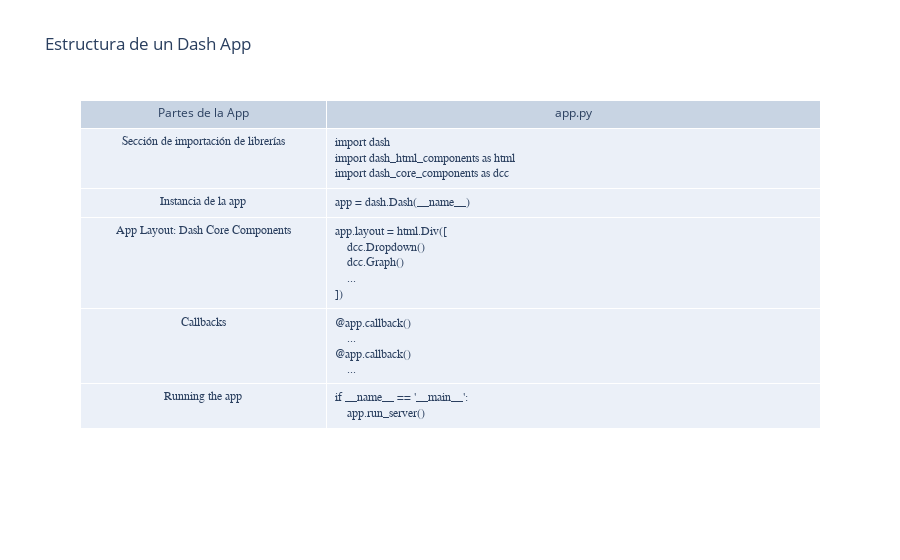

Notebook cell for this chart:
### Code cell
import plotly.graph_objects as go
app_code = [
    'import dash<br>import dash_html_components as html<br>import dash_core_components as dcc<br>',
    'app = dash.Dash(__name__)<br>',
    'app.layout = html.Div([<br>    dcc.Dropdown()<br>    dcc.Graph()<br>    ...<br>])',
    '@app.callback()<br>    ...<br>@app.callback()<br>    ...',
    "if __name__ == '__main__':<br>    app.run_server()"]

app_parts = [
    'Sección de importación de librerías', 
    'Instancia de la app',
    'App Layout: Dash Core Components',
    'Callbacks',
    'Running the app']

fig = go.Figure()
fig.add_table(header={'values': ['Partes de la App', 'app.py'], },
              cells={'values': [app_parts, app_code], 
                     'align':['center','left'],
                     'font': {'family': ['Arial', 'Courier']}},
              columnwidth=[250, 500])
fig.layout.height= 600
fig.layout.title = 'Estructura de un Dash App'

fig

### Figure 1 — Plotly figure (JSON) as saved in the notebook; plotly's stock layout.template omitted (floating-point values rounded to 4 significant figures)
{"data": [{"cells": {"align": ["center", "left"], "font": {"family": ["Arial", "Courier"]}, "values": [["Sección de importación de librerías", "Instancia de la app", "App Layout: Dash Core Components", "Callbacks", "Running the app"], ["import dash<br>import dash_html_components as html<br>import dash_core_components as dcc<br>", "app = dash.Dash(__name__)<br>", "app.layout = html.Div([<br>    dcc.Dropdown()<br>    dcc.Graph()<br>    ...<br>])", "@app.callback()<br>    ...<br>@app.callback()<br>    ...", "if __name__ == '__main__':<br>    app.run_server()"]]}, "columnwidth": [250, 500], "header": {"values": ["Partes de la App", "app.py"]}, "type": "table"}], "layout": {"autosize": true, "title": {"text": "Estructura de un Dash App"}}}
